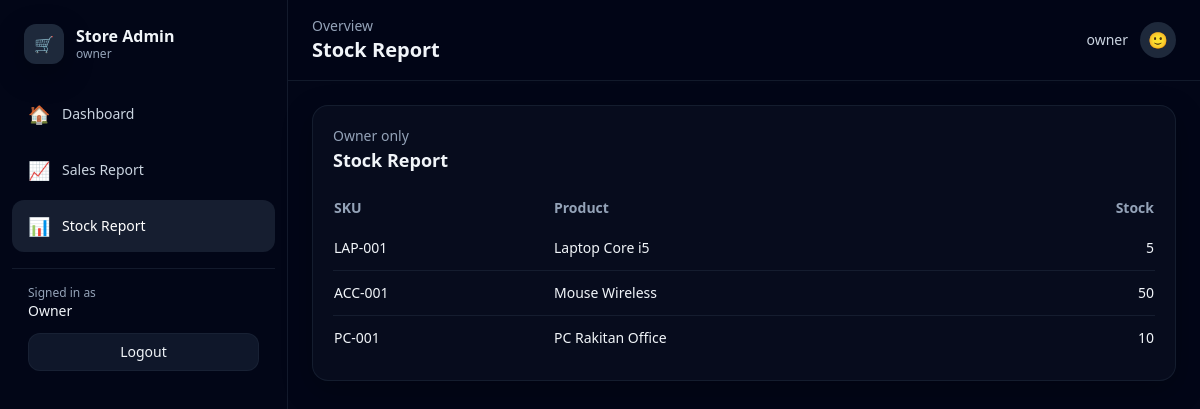
The page /public/index.php?route=reports_stock (signed in) on the database its author committed.
### tables this page shows
CREATE TABLE products (
  id INT AUTO_INCREMENT PRIMARY KEY,
  sku VARCHAR(50) NOT NULL UNIQUE,
  name VARCHAR(150) NOT NULL,
  category_id INT NULL,
  sell_price INT NOT NULL DEFAULT 0,
  stock INT NOT NULL DEFAULT 0,
  created_at TIMESTAMP DEFAULT CURRENT_TIMESTAMP,
  CONSTRAINT fk_products_category FOREIGN KEY (category_id) REFERENCES categories(id) ON DELETE SET NULL
);

### app/Helpers/view.php (called while the page is built, shortened)
<?php
function render(string $view, array $data = []): void {
  require __DIR__ . '/../Views/layout.php';
}

### public/index.php (called while the page is built, shortened)
<?php
require_once __DIR__ . '/../config/db.php';
require_once __DIR__ . '/../app/Helpers/view.php';
$route = $_GET['route'] ?? 'dashboard';
switch ($route) {
  case 'reports_stock':
    require_once __DIR__ . '/../app/Controllers/ReportsStockController.php';
    $res = ReportsStockController::index($pdo);
    break;
}
$view = $res['view'];
$data = $res['data'] ?? [];
$data['view'] = $view;
render($view, $data);

### app/Controllers/ReportsStockController.php (called while the page is built, shortened)
<?php
final class ReportsStockController {
  public static function index(PDO $pdo): array {
    $rows = $pdo->query("SELECT sku,name,stock FROM products ORDER BY name ASC")->fetchAll();
    return ['view'=>'reports_stock','data'=>compact('rows')];
  }
}

### app/Views/reports_stock.php (the view, shortened to what this page needs)
<div class="overflow-x-auto">
<table class="min-w-full text-sm">
  <thead class="text-slate-400"><tr><th class="text-left py-2">SKU</th><th class="text-left py-2">Product</th><th class="text-right py-2">Stock</th></tr></thead>
  <tbody class="divide-y divide-slate-800/60">
    <?php foreach($rows as $r): ?>
      <tr class="hover:bg-slate-950/40">
        <td class="py-3"><?= htmlspecialchars($r['sku']) ?></td>
        <td class="py-3 font-medium"><?= htmlspecialchars($r['name']) ?></td>
        <td class="py-3 text-right"><?= (int)$r['stock'] ?></td>
      </tr>
    <?php endforeach; ?>
  </tbody>
</table>
</div>
<?php
$body=ob_get_clean(); $actions=null; require __DIR__.'/_card.php';

### assets/css/app.css (style rules this page uses)
:root { color-scheme:dark }
* { scrollbar-color:#334155 transparent; scrollbar-width:thin }

### rows shown on the page
products: sku "LAP-001", name "Laptop Core i5", stock "5"
products: sku "ACC-001", name "Mouse Wireless", stock "50"
products: sku "PC-001", name "PC Rakitan Office", stock "10"

### other values the page prints
APP_NAME "Store Admin"
$u['role'] "owner"
$item['icon'] "🏠"
$item['label'] "Dashboard"
$item['icon'] "📈"
$item['label'] "Sales Report"
$item['icon'] "📊"
$item['label'] "Stock Report"
$u['name'] "Owner"
$title "Stock Report"
$u['username'] "owner"
$subtitle "Owner only"
